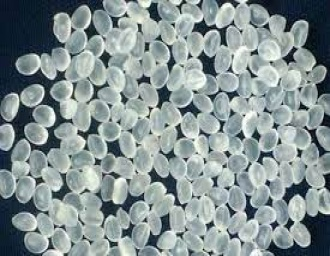
#> input picture 1013/02_HSV/img/polystyrene.jpg, 330 x 256 px
$ jupyter execute 2-1_BGR_to_HSV.ipynb
#> lines starting #> are read from the running program, lines starting #| are printed output that depends on the picture
# 影像色域轉換

### 1. 載入套件

[cell 1]
import numpy as np
import cv2 as cv

### 2. 將影像由 BGR 通道轉為 HSV 通道

[cell 2]
# 讀取圖檔
img = cv.imread("./img/polystyrene.jpg")
#> img is the input picture: shape (256, 330, 3); mean B, G, R 148.3, 147.4, 133.8
# img = cv.imread("./img/board.jpg")

# BGR轉HSV(OpenCV中預設影像讀取格式為BGR)
img_hsv = cv.cvtColor(img, cv.COLOR_BGR2HSV)
#> img_hsv: shape (256, 330, 3); mean H, S, V 88.4, 47.1, 150.5

# 顯示影像資訊（寬、高、通道)
print(f"Shape of Color Image: {img_hsv.shape}")
#| Shape of Color Image: (256, 330, 3)

# 拼接影像（水平拼接）
result_img = cv.hconcat([img, img_hsv])
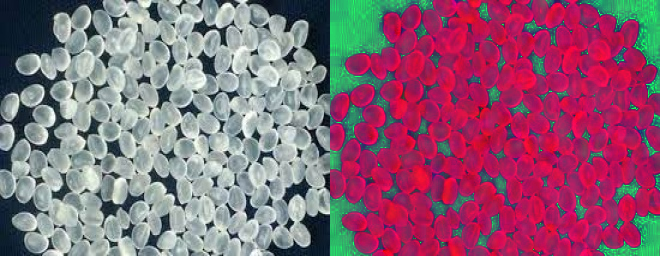
#> result_img: shape (256, 660, 3); mean B, G, R 118.3, 97.2, 142.2

# 顯示影像 (imshow 是用 BGR 直接顯示 HSV 影像)
cv.imshow("result", result_img)

# 按下任意鍵關閉視窗
cv.waitKey(0)
cv.destroyAllWindows()


$ run again, with 1013/02_HSV/img/balls.jpg copied over 1013/02_HSV/img/polystyrene.jpg
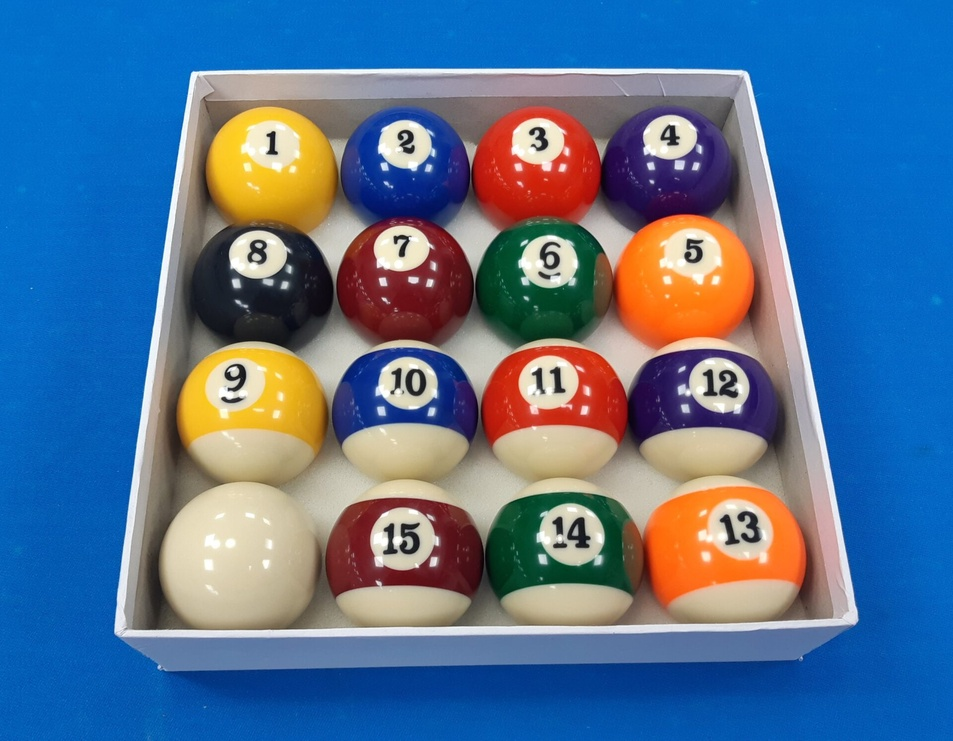
#> input picture 1013/02_HSV/img/balls.jpg, 953 x 741 px, shrunk from 1920 x 1493 before the run
#> img is the input picture: shape (741, 953, 3); mean B, G, R 146.3, 113.8, 84.5
#> img_hsv: shape (741, 953, 3); mean H, S, V 78.5, 168.3, 173.6
#| Shape of Color Image: (741, 953, 3)
#> `result_img = cv.hconcat([img, img_hsv])`:
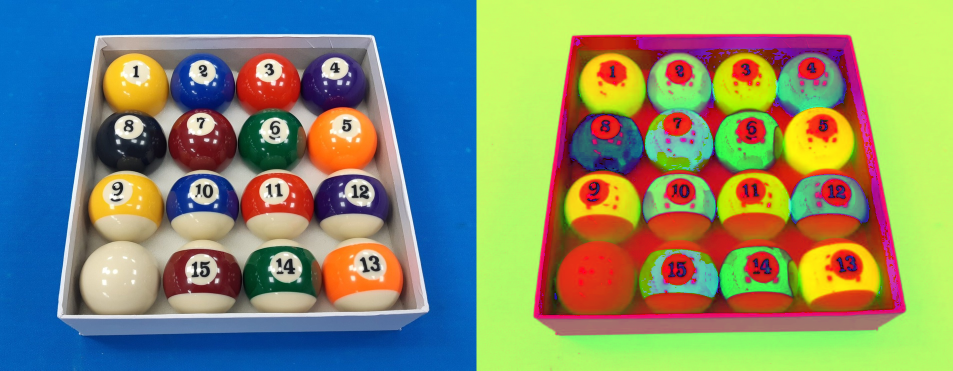
#> result_img: shape (741, 1906, 3) (shown at 1/2 size); mean B, G, R 112.4, 141.1, 129.1

$ run again, with 1013/02_HSV/img/workman.jpg copied over 1013/02_HSV/img/polystyrene.jpg
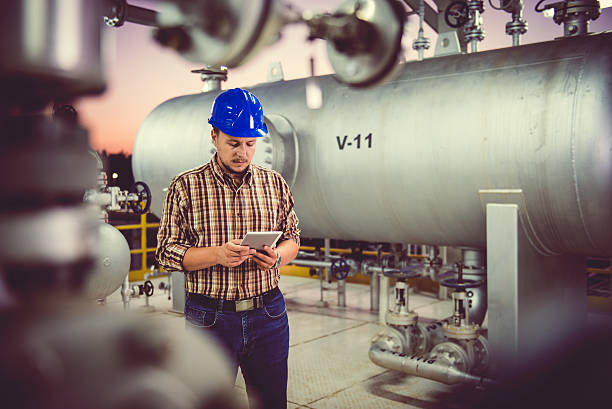
#> input picture 1013/02_HSV/img/workman.jpg, 612 x 409 px
#> img is the input picture: shape (409, 612, 3); mean B, G, R 114.4, 120.3, 133.3
#> img_hsv: shape (409, 612, 3); mean H, S, V 75.2, 59.2, 136.2
#| Shape of Color Image: (409, 612, 3)
#> `result_img = cv.hconcat([img, img_hsv])`:
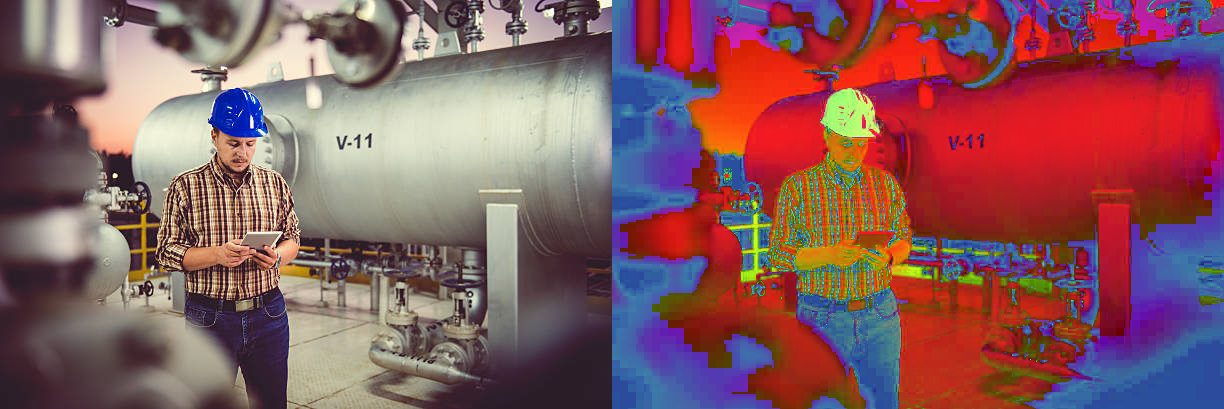
#> result_img: shape (409, 1224, 3); mean B, G, R 94.8, 89.7, 134.7
